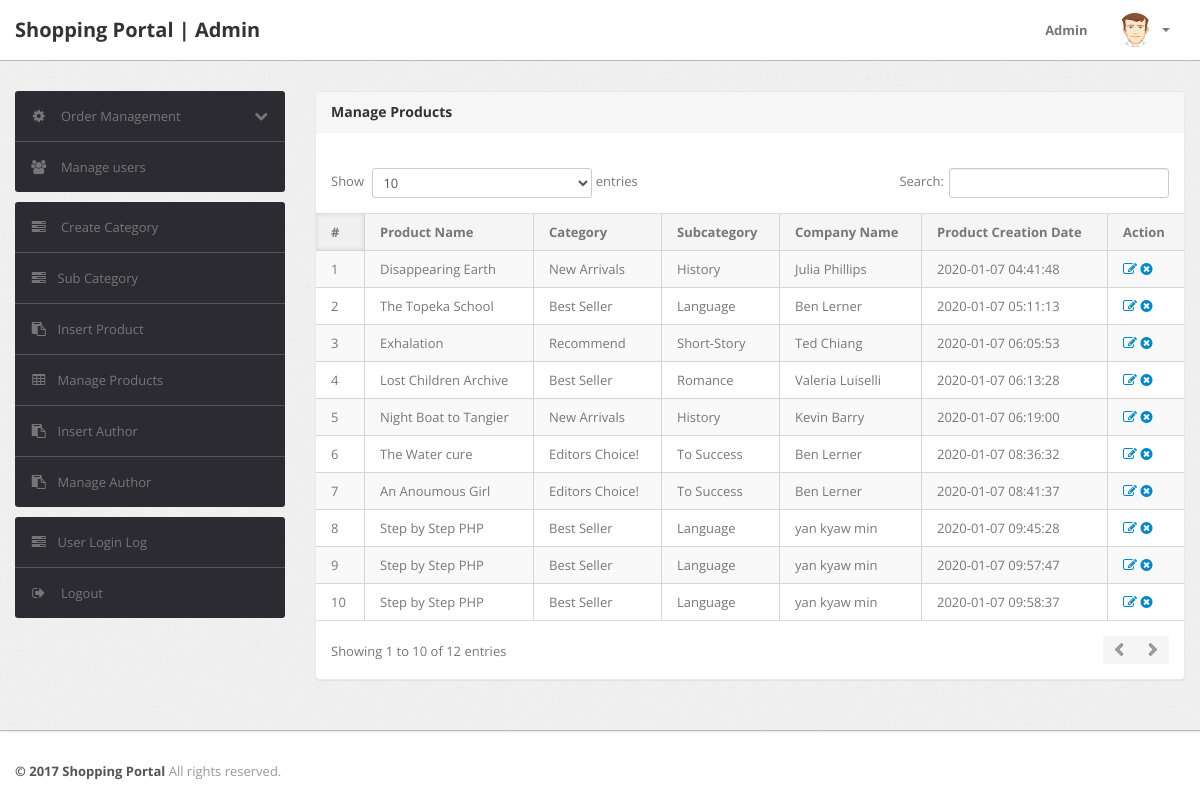
/shopping/admin/manage-products.php (signed in), run on the app's committed database.
### tables this page shows
CREATE TABLE `products` (
  `id` int(11) NOT NULL,
  `category` int(11) NOT NULL,
  `subCategory` int(11) DEFAULT NULL,
  `productName` varchar(255) DEFAULT NULL,
  `productCompany` varchar(255) DEFAULT NULL,
  `productPrice` int(11) DEFAULT NULL,
  `productPriceBeforeDiscount` int(11) DEFAULT NULL,
  `productDescription` longtext DEFAULT NULL,
  `productImage1` varchar(255) DEFAULT NULL,
  `productImage2` varchar(255) DEFAULT NULL,
  `productImage3` varchar(255) DEFAULT NULL,
  `shippingCharge` int(11) DEFAULT NULL,
  `productAvailability` varchar(255) DEFAULT NULL,
  `postingDate` timestamp NULL DEFAULT current_timestamp(),
  `updationDate` varchar(255) DEFAULT NULL
);

CREATE TABLE `category` (
  `id` int(11) NOT NULL,
  `categoryName` varchar(255) DEFAULT NULL,
  `categoryDescription` longtext DEFAULT NULL,
  `creationDate` timestamp NOT NULL DEFAULT current_timestamp(),
  `updationDate` varchar(255) DEFAULT NULL
);

CREATE TABLE `subcategory` (
  `id` int(11) NOT NULL,
  `categoryid` int(11) DEFAULT NULL,
  `subcategory` varchar(255) DEFAULT NULL,
  `creationDate` timestamp NULL DEFAULT current_timestamp(),
  `updationDate` varchar(255) DEFAULT NULL
);

### shopping/admin/manage-products.php (the view, shortened to what this page needs)
<?php
include('include/config.php');
if(strlen($_SESSION['alogin'])==0)
	{
header('location:index.php');
}
else{
?>
<!DOCTYPE html>
<html lang="en">
<head>
	<link type="text/css" href="bootstrap/css/bootstrap.min.css" rel="stylesheet">
	<link type="text/css" href="bootstrap/css/bootstrap-responsive.min.css" rel="stylesheet">
	<link type="text/css" href="css/theme.css" rel="stylesheet">
	<link type="text/css" href="images/icons/css/font-awesome.css" rel="stylesheet">
</head>
<body>
<?php include('include/header.php');?>
	<div class="wrapper">
		<div class="container">
			<div class="row">
<?php include('include/sidebar.php');?>
			<div class="span9">
					<div class="content">
	<div class="module">
							<div class="module-head">
								<h3>Manage Products</h3>
							</div>
							<div class="module-body table">
									<br />
								<table cellpadding="0" cellspacing="0" border="0" class="datatable-1 table table-bordered table-striped	 display" width="100%">
									<thead>
										<tr>
											<th>#</th>
											<th>Product Name</th>
											<th>Category </th>
											<th>Subcategory</th>
											<th>Company Name</th>
											<th>Product Creation Date</th>
											<th>Action</th>
										</tr>
									</thead>
									<tbody>
<?php $query=mysqli_query($con,"select products.*,category.categoryName,subcategory.subcategory from products join category on category.id=products.category join subcategory on subcategory.id=products.subCategory");
$cnt=1;
while($row=mysqli_fetch_array($query))
{
?>
										<tr>
											<td><?php echo htmlentities($cnt);?></td>
											<td><?php echo htmlentities($row['productName']);?></td>
											<td><?php echo htmlentities($row['categoryName']);?></td>
											<td> <?php echo htmlentities($row['subcategory']);?></td>
											<td><?php echo htmlentities($row['productCompany']);?></td>
											<td><?php echo htmlentities($row['postingDate']);?></td>
											<td>
											<a href="edit-products.php?id=<?php echo $row['id']?>" ><i class="icon-edit"></i></a>
											<a href="manage-products.php?id=<?php echo $row['id']?>&del=delete" onClick="return confirm('Are you sure you want to delete?')"><i class="icon-remove-sign"></i></a></td>
										</tr>
										<?php $cnt=$cnt+1; } ?>
								</table>
							</div>
						</div>
					</div>
				</div>
			</div>
		</div>
	</div>
<?php include('include/footer.php');?>
</body>
<?php } ?>

### shopping/admin/include/header.php (shortened to what this page needs)
<div class="navbar navbar-fixed-top">
		<div class="navbar-inner">
			<div class="container">
			  	<a class="brand" href="change-password.php">
			  		Shopping Portal | Admin
			  	</a>
				<div class="nav-collapse collapse navbar-inverse-collapse">
					<ul class="nav pull-right">
						<li><a href="#">
							Admin
						</a></li>
						<li class="nav-user dropdown">
							<a href="#" class="dropdown-toggle" data-toggle="dropdown">
								<img src="images/user.png" class="nav-avatar" />
								<b class="caret"></b>
							</a>
						</li>
					</ul>
				</div>
			</div>
		</div>
	</div>

### shopping/admin/include/sidebar.php (shortened to what this page needs)
<div class="span3">
					<div class="sidebar">
<ul class="widget widget-menu unstyled">
							<li>
								<a class="collapsed" data-toggle="collapse" href="#togglePages">
									<i class="menu-icon icon-cog"></i>
									<i class="icon-chevron-down pull-right"></i><i class="icon-chevron-up pull-right"></i>
									Order Management
								</a>
							</li>
							<li>
								<a href="manage-users.php">
									<i class="menu-icon icon-group"></i>
									Manage users
								</a>
							</li>
						</ul>
						<ul class="widget widget-menu unstyled">
                                <li><a href="category.php"><i class="menu-icon icon-tasks"></i> Create Category </a></li>
                                <li><a href="subcategory.php"><i class="menu-icon icon-tasks"></i>Sub Category </a></li>
                                <li><a href="insert-product.php"><i class="menu-icon icon-paste"></i>Insert Product </a></li>
                                <li><a href="manage-products.php"><i class="menu-icon icon-table"></i>Manage Products </a></li>
																<li><a href="insert-author.php"><i class="menu-icon icon-paste"></i>Insert Author </a></li>
																<li><a href="manage-author.php"><i class="menu-icon icon-paste"></i>Manage Author </a></li>
                            </ul>
						<ul class="widget widget-menu unstyled">
							<li><a href="user-logs.php"><i class="menu-icon icon-tasks"></i>User Login Log </a></li>
							<li>
								<a href="logout.php">
									<i class="menu-icon icon-signout"></i>
									Logout
								</a>
							</li>
						</ul>
					</div>
				</div>

### shopping/admin/include/footer.php
<div class="footer">
	<div class="container">
		<b class="copyright">&copy; 2017 Shopping Portal </b> All rights reserved.
	</div>
</div>

### data on the page
products: productName "Disappearing Earth", category.categoryName "New Arrivals", subcategory.subcategory "History", productCompany "Julia Phillips", postingDate "2020-01-07 04:41:48"
products: productName "The Topeka School", category.categoryName "Best Seller", subcategory.subcategory "Language", productCompany "Ben Lerner", postingDate "2020-01-07 05:11:13"
products: productName "Exhalation", category.categoryName "Recommend", subcategory.subcategory "Short-Story", productCompany "Ted Chiang", postingDate "2020-01-07 06:05:53"
products: productName "Lost Children Archive", category.categoryName "Best Seller", subcategory.subcategory "Romance", productCompany "Valeria Luiselli", postingDate "2020-01-07 06:13:28"
products: productName "Night Boat to Tangier", category.categoryName "New Arrivals", subcategory.subcategory "History", productCompany "Kevin Barry", postingDate "2020-01-07 06:19:00"
products: productName "The Water cure", category.categoryName "Editors Choice!", subcategory.subcategory "To Success", productCompany "Ben Lerner", postingDate "2020-01-07 08:36:32"
products: productName "An Anoumous Girl", category.categoryName "Editors Choice!", subcategory.subcategory "To Success", productCompany "Ben Lerner", postingDate "2020-01-07 08:41:37"
products: productName "Step by Step PHP", category.categoryName "Best Seller", subcategory.subcategory "Language", productCompany "yan kyaw min", postingDate "2020-01-07 09:45:28"
products: productName "Step by Step PHP", category.categoryName "Best Seller", subcategory.subcategory "Language", productCompany "yan kyaw min", postingDate "2020-01-07 09:57:47"
products: productName "Step by Step PHP", category.categoryName "Best Seller", subcategory.subcategory "Language", productCompany "yan kyaw min", postingDate "2020-01-07 09:58:37"
